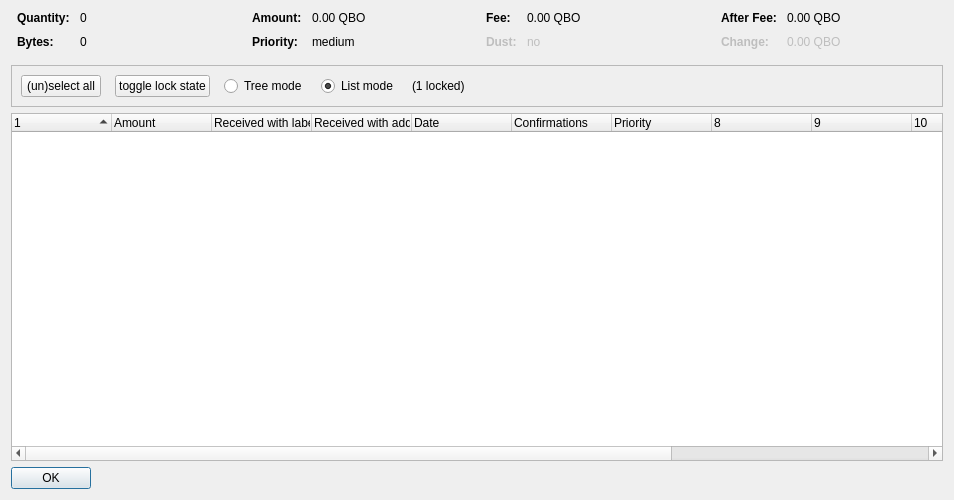
<?xml version="1.0" encoding="UTF-8"?>
<ui version="4.0">
 <class>CoinControlDialog</class>
 <widget class="QDialog" name="CoinControlDialog">
  <property name="geometry">
   <rect>
    <x>0</x>
    <y>0</y>
    <width>954</width>
    <height>500</height>
   </rect>
  </property>
  <property name="windowTitle">
   <string>Coin Selection</string>
  </property>
  <layout class="QVBoxLayout" name="verticalLayout">
   <item>
    <layout class="QHBoxLayout" name="horizontalLayoutTop" stretch="0,0,0,0">
     <property name="topMargin">
      <number>0</number>
     </property>
     <property name="bottomMargin">
      <number>10</number>
     </property>
     <item>
      <layout class="QFormLayout" name="formLayoutCoinControl1">
       <property name="horizontalSpacing">
        <number>10</number>
       </property>
       <property name="verticalSpacing">
        <number>10</number>
       </property>
       <property name="leftMargin">
        <number>6</number>
       </property>
       <property name="rightMargin">
        <number>6</number>
       </property>
       <item row="0" column="0">
        <widget class="QLabel" name="labelCoinControlQuantityText">
         <property name="font">
          <font>
           <weight>75</weight>
           <bold>true</bold>
          </font>
         </property>
         <property name="text">
          <string>Quantity:</string>
         </property>
        </widget>
       </item>
       <item row="0" column="1">
        <widget class="QLabel" name="labelCoinControlQuantity">
         <property name="cursor">
          <cursorShape>IBeamCursor</cursorShape>
         </property>
         <property name="contextMenuPolicy">
          <enum>Qt::ActionsContextMenu</enum>
         </property>
         <property name="text">
          <string notr="true">0</string>
         </property>
         <property name="textInteractionFlags">
          <set>Qt::LinksAccessibleByMouse|Qt::TextSelectableByKeyboard|Qt::TextSelectableByMouse</set>
         </property>
        </widget>
       </item>
       <item row="1" column="0">
        <widget class="QLabel" name="labelCoinControlBytesText">
         <property name="font">
          <font>
           <weight>75</weight>
           <bold>true</bold>
          </font>
         </property>
         <property name="text">
          <string>Bytes:</string>
         </property>
        </widget>
       </item>
       <item row="1" column="1">
        <widget class="QLabel" name="labelCoinControlBytes">
         <property name="cursor">
          <cursorShape>IBeamCursor</cursorShape>
         </property>
         <property name="contextMenuPolicy">
          <enum>Qt::ActionsContextMenu</enum>
         </property>
         <property name="text">
          <string notr="true">0</string>
         </property>
         <property name="textInteractionFlags">
          <set>Qt::LinksAccessibleByMouse|Qt::TextSelectableByKeyboard|Qt::TextSelectableByMouse</set>
         </property>
        </widget>
       </item>
      </layout>
     </item>
     <item>
      <layout class="QFormLayout" name="formLayoutCoinControl2">
       <property name="horizontalSpacing">
        <number>10</number>
       </property>
       <property name="verticalSpacing">
        <number>10</number>
       </property>
       <property name="leftMargin">
        <number>6</number>
       </property>
       <property name="rightMargin">
        <number>6</number>
       </property>
       <item row="0" column="0">
        <widget class="QLabel" name="labelCoinControlAmountText">
         <property name="font">
          <font>
           <weight>75</weight>
           <bold>true</bold>
          </font>
         </property>
         <property name="text">
          <string>Amount:</string>
         </property>
        </widget>
       </item>
       <item row="0" column="1">
        <widget class="QLabel" name="labelCoinControlAmount">
         <property name="cursor">
          <cursorShape>IBeamCursor</cursorShape>
         </property>
         <property name="contextMenuPolicy">
          <enum>Qt::ActionsContextMenu</enum>
         </property>
         <property name="text">
          <string notr="true">0.00 QBO</string>
         </property>
         <property name="textInteractionFlags">
          <set>Qt::LinksAccessibleByMouse|Qt::TextSelectableByKeyboard|Qt::TextSelectableByMouse</set>
         </property>
        </widget>
       </item>
       <item row="1" column="0">
        <widget class="QLabel" name="labelCoinControlPriorityText">
         <property name="font">
          <font>
           <weight>75</weight>
           <bold>true</bold>
          </font>
         </property>
         <property name="text">
          <string>Priority:</string>
         </property>
        </widget>
       </item>
       <item row="1" column="1">
        <widget class="QLabel" name="labelCoinControlPriority">
         <property name="cursor">
          <cursorShape>IBeamCursor</cursorShape>
         </property>
         <property name="contextMenuPolicy">
          <enum>Qt::ActionsContextMenu</enum>
         </property>
         <property name="text">
          <string>medium</string>
         </property>
         <property name="textInteractionFlags">
          <set>Qt::LinksAccessibleByMouse|Qt::TextSelectableByKeyboard|Qt::TextSelectableByMouse</set>
         </property>
        </widget>
       </item>
      </layout>
     </item>
     <item>
      <layout class="QFormLayout" name="formLayoutCoinControl3">
       <property name="horizontalSpacing">
        <number>10</number>
       </property>
       <property name="verticalSpacing">
        <number>10</number>
       </property>
       <property name="leftMargin">
        <number>6</number>
       </property>
       <property name="rightMargin">
        <number>6</number>
       </property>
       <item row="0" column="0">
        <widget class="QLabel" name="labelCoinControlFeeText">
         <property name="font">
          <font>
           <weight>75</weight>
           <bold>true</bold>
          </font>
         </property>
         <property name="text">
          <string>Fee:</string>
         </property>
        </widget>
       </item>
       <item row="0" column="1">
        <widget class="QLabel" name="labelCoinControlFee">
         <property name="cursor">
          <cursorShape>IBeamCursor</cursorShape>
         </property>
         <property name="contextMenuPolicy">
          <enum>Qt::ActionsContextMenu</enum>
         </property>
         <property name="text">
          <string notr="true">0.00 QBO</string>
         </property>
         <property name="textInteractionFlags">
          <set>Qt::LinksAccessibleByMouse|Qt::TextSelectableByKeyboard|Qt::TextSelectableByMouse</set>
         </property>
        </widget>
       </item>
       <item row="1" column="0">
        <widget class="QLabel" name="labelCoinControlLowOutputText">
         <property name="enabled">
          <bool>false</bool>
         </property>
         <property name="font">
          <font>
           <weight>75</weight>
           <bold>true</bold>
          </font>
         </property>
         <property name="text">
          <string>Dust:</string>
         </property>
        </widget>
       </item>
       <item row="1" column="1">
        <widget class="QLabel" name="labelCoinControlLowOutput">
         <property name="enabled">
          <bool>false</bool>
         </property>
         <property name="cursor">
          <cursorShape>IBeamCursor</cursorShape>
         </property>
         <property name="contextMenuPolicy">
          <enum>Qt::ActionsContextMenu</enum>
         </property>
         <property name="text">
          <string>no</string>
         </property>
         <property name="textInteractionFlags">
          <set>Qt::LinksAccessibleByMouse|Qt::TextSelectableByKeyboard|Qt::TextSelectableByMouse</set>
         </property>
        </widget>
       </item>
      </layout>
     </item>
     <item>
      <layout class="QFormLayout" name="formLayoutCoinControl4">
       <property name="horizontalSpacing">
        <number>10</number>
       </property>
       <property name="verticalSpacing">
        <number>10</number>
       </property>
       <property name="leftMargin">
        <number>6</number>
       </property>
       <property name="rightMargin">
        <number>6</number>
       </property>
       <item row="0" column="0">
        <widget class="QLabel" name="labelCoinControlAfterFeeText">
         <property name="font">
          <font>
           <weight>75</weight>
           <bold>true</bold>
          </font>
         </property>
         <property name="text">
          <string>After Fee:</string>
         </property>
        </widget>
       </item>
       <item row="0" column="1">
        <widget class="QLabel" name="labelCoinControlAfterFee">
         <property name="cursor">
          <cursorShape>IBeamCursor</cursorShape>
         </property>
         <property name="contextMenuPolicy">
          <enum>Qt::ActionsContextMenu</enum>
         </property>
         <property name="text">
          <string notr="true">0.00 QBO</string>
         </property>
         <property name="textInteractionFlags">
          <set>Qt::LinksAccessibleByMouse|Qt::TextSelectableByKeyboard|Qt::TextSelectableByMouse</set>
         </property>
        </widget>
       </item>
       <item row="1" column="0">
        <widget class="QLabel" name="labelCoinControlChangeText">
         <property name="enabled">
          <bool>false</bool>
         </property>
         <property name="font">
          <font>
           <weight>75</weight>
           <bold>true</bold>
          </font>
         </property>
         <property name="text">
          <string>Change:</string>
         </property>
        </widget>
       </item>
       <item row="1" column="1">
        <widget class="QLabel" name="labelCoinControlChange">
         <property name="enabled">
          <bool>false</bool>
         </property>
         <property name="cursor">
          <cursorShape>IBeamCursor</cursorShape>
         </property>
         <property name="contextMenuPolicy">
          <enum>Qt::ActionsContextMenu</enum>
         </property>
         <property name="text">
          <string notr="true">0.00 QBO</string>
         </property>
         <property name="textInteractionFlags">
          <set>Qt::LinksAccessibleByMouse|Qt::TextSelectableByKeyboard|Qt::TextSelectableByMouse</set>
         </property>
        </widget>
       </item>
      </layout>
     </item>
    </layout>
   </item>
   <item>
    <widget class="QFrame" name="frame">
     <property name="minimumSize">
      <size>
       <width>0</width>
       <height>40</height>
      </size>
     </property>
     <property name="frameShape">
      <enum>QFrame::StyledPanel</enum>
     </property>
     <property name="frameShadow">
      <enum>QFrame::Sunken</enum>
     </property>
     <layout class="QHBoxLayout" name="horizontalLayout">
      <item>
       <layout class="QHBoxLayout" name="horizontalLayoutPanel" stretch="0,0,0,0,0,0">
        <property name="spacing">
         <number>14</number>
        </property>
        <item>
         <widget class="QPushButton" name="pushButtonSelectAll">
          <property name="sizePolicy">
           <sizepolicy hsizetype="Maximum" vsizetype="Fixed">
            <horstretch>0</horstretch>
            <verstretch>0</verstretch>
           </sizepolicy>
          </property>
          <property name="text">
           <string>(un)select all</string>
          </property>
          <property name="autoDefault">
           <bool>false</bool>
          </property>
         </widget>
        </item>
        <item>
         <widget class="QPushButton" name="pushButtonToggleLock">
          <property name="sizePolicy">
           <sizepolicy hsizetype="Maximum" vsizetype="Fixed">
            <horstretch>0</horstretch>
            <verstretch>0</verstretch>
           </sizepolicy>
          </property>
          <property name="text">
           <string>toggle lock state</string>
          </property>
          <property name="autoDefault">
           <bool>false</bool>
          </property>
         </widget>
        </item>
        <item>
         <widget class="QRadioButton" name="radioTreeMode">
          <property name="sizePolicy">
           <sizepolicy hsizetype="Maximum" vsizetype="Fixed">
            <horstretch>0</horstretch>
            <verstretch>0</verstretch>
           </sizepolicy>
          </property>
          <property name="text">
           <string>Tree mode</string>
          </property>
         </widget>
        </item>
        <item>
         <widget class="QRadioButton" name="radioListMode">
          <property name="sizePolicy">
           <sizepolicy hsizetype="Maximum" vsizetype="Fixed">
            <horstretch>0</horstretch>
            <verstretch>0</verstretch>
           </sizepolicy>
          </property>
          <property name="text">
           <string>List mode</string>
          </property>
          <property name="checked">
           <bool>true</bool>
          </property>
         </widget>
        </item>
        <item>
         <widget class="QLabel" name="labelLocked">
          <property name="text">
           <string>(1 locked)</string>
          </property>
         </widget>
        </item>
        <item>
         <spacer name="horizontalSpacer">
          <property name="orientation">
           <enum>Qt::Horizontal</enum>
          </property>
          <property name="sizeHint" stdset="0">
           <size>
            <width>40</width>
            <height>20</height>
           </size>
          </property>
         </spacer>
        </item>
       </layout>
      </item>
     </layout>
    </widget>
   </item>
   <item>
    <widget class="CoinControlTreeWidget" name="treeWidget">
     <property name="contextMenuPolicy">
      <enum>Qt::CustomContextMenu</enum>
     </property>
     <property name="sortingEnabled">
      <bool>false</bool>
     </property>
     <property name="columnCount">
      <number>13</number>
     </property>
     <attribute name="headerShowSortIndicator" stdset="0">
      <bool>true</bool>
     </attribute>
     <attribute name="headerStretchLastSection">
      <bool>false</bool>
     </attribute>
     <column>
      <property name="text">
       <string/>
      </property>
     </column>
     <column>
      <property name="text">
       <string>Amount</string>
      </property>
     </column>
     <column>
      <property name="text">
       <string>Received with label</string>
      </property>
     </column>
     <column>
      <property name="text">
       <string>Received with address</string>
      </property>
     </column>
     <column>
      <property name="text">
       <string>Date</string>
      </property>
     </column>
     <column>
      <property name="text">
       <string>Confirmations</string>
      </property>
      <property name="toolTip">
       <string>Confirmed</string>
      </property>
     </column>
     <column>
      <property name="text">
       <string>Priority</string>
      </property>
     </column>
     <column>
      <property name="text">
       <string/>
      </property>
     </column>
     <column>
      <property name="text">
       <string/>
      </property>
     </column>
     <column>
      <property name="text">
       <string/>
      </property>
     </column>
     <column>
      <property name="text">
       <string/>
      </property>
     </column>
     <column>
      <property name="text">
       <string/>
      </property>
     </column>
    </widget>
   </item>
   <item>
    <widget class="QDialogButtonBox" name="buttonBox">
     <property name="sizePolicy">
      <sizepolicy hsizetype="Maximum" vsizetype="Fixed">
       <horstretch>0</horstretch>
       <verstretch>0</verstretch>
      </sizepolicy>
     </property>
     <property name="orientation">
      <enum>Qt::Horizontal</enum>
     </property>
     <property name="standardButtons">
      <set>QDialogButtonBox::Ok</set>
     </property>
    </widget>
   </item>
  </layout>
 </widget>
 <customwidgets>
  <customwidget>
   <class>CoinControlTreeWidget</class>
   <extends>QTreeWidget</extends>
   <header>coincontroltreewidget.h</header>
  </customwidget>
 </customwidgets>
 <resources/>
 <connections/>
</ui>
